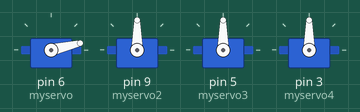
The sketch below on a simulated Arduino Uno, built with avr-gcc and run on an emulated ATmega328P. Parts: 4 × servo.

Above: at 0.05 s.
At 0.45 s:
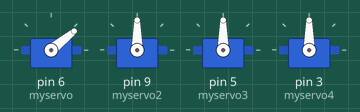
At 0.85 s:
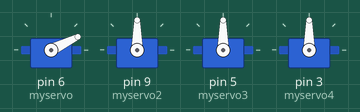
At 1.8 s:
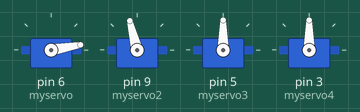
At 2.45 s:
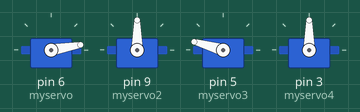
At 3.55 s:
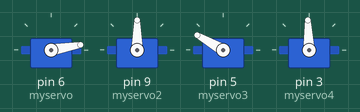
Timing chart, 0 to 8.3 s (numbered marks = the images above):
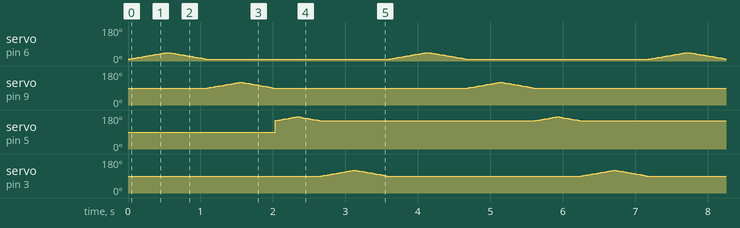

The sketch:

Arm_robot.ino
```cpp
//NOTE :
//Semua posisi servo terlebih dahulu di kalibrasi ke posisi 90 derajat

#include <Servo.h>

Servo myservo; //servo1 = servo atas bawah
Servo myservo2;//servo2 = servo naik turun
Servo myservo3;//servo3 = servo capitan
Servo myservo4;//servo4 = servo berputar


int pos = 0;
int pos2 = 0;
int pos3 = 0;
int pos4 = 0;
void setup() {
  myservo.attach(6);
  myservo2.attach(9);
  myservo3.attach(5);
    myservo4.attach(3);
}

void loop() {
  for (pos = 10; pos <= 45; pos += 1) {

    myservo.write(pos);
    delay(15);
  }
  for (pos = 45; pos >= 10; pos -= 1) {
    myservo.write(pos);
    delay(15);
  }


  for (pos2 = 90; pos2 <= 120; pos2 += 1) {

    myservo2.write(pos2);
    delay(15);
  }
  for (pos2 = 120; pos2 >= 90; pos2 -= 1) {
    myservo2.write(pos2);
    delay(15);
  }

 for (pos3 = 150; pos3 <= 170; pos3 += 1) {
    // in steps of 1 degree
    myservo3.write(pos3);
    delay(15);
  }
  for (pos3 = 170; pos3 >= 150; pos3 -= 1) {
    myservo3.write(pos3);
    delay(15);
  }


 for (pos4 = 90; pos4 <= 120; pos4 += 1) {

    myservo4.write(pos4);
    delay(15);
  }
  for (pos4 = 120; pos4 >= 90; pos4 -= 1) {
    myservo4.write(pos4);
    delay(15);
  }


}
```
